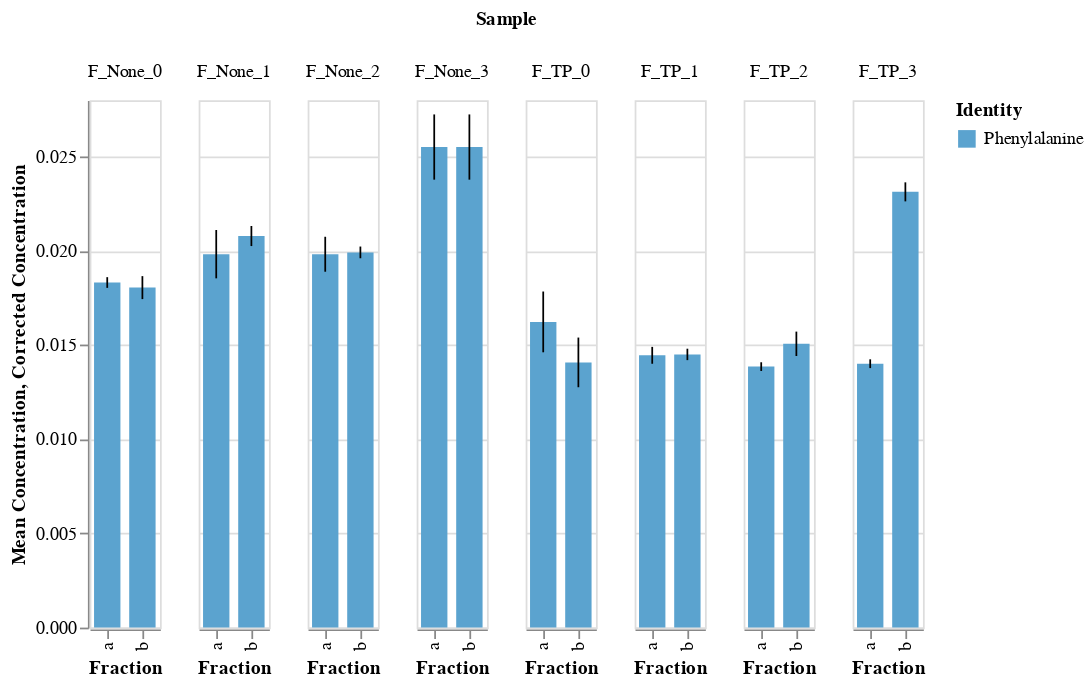

This figure's notebook cell:
### Code cell
# make plot for f samples

source = fdf[fdf['Identity']=="Phenylalanine"]

bars = alt.Chart(source).mark_bar(size=15).encode(
    x="Fraction:O",
    y=alt.Y('mean(Corrected Concentration):Q', title="Mean Concentration"),
    color="Identity:O"
).properties()

error_bars = alt.Chart(source).mark_errorbar(extent="stdev").encode(
    x="Fraction:O",
    y="Corrected Concentration:Q"
)

alt.layer(bars, error_bars).facet(
    column="Sample:O"
)

### Figure 1 — Vega-Lite specification as saved in the notebook (floating-point values rounded to 4 significant figures)
{"config": {"view": {"continuousWidth": 400, "continuousHeight": 300}}, "data": {"name": "data-484ec853cdc92fbfc49add9859aac941"}, "facet": {"column": {"type": "ordinal", "field": "Sample"}}, "spec": {"layer": [{"mark": {"type": "bar", "size": 15}, "encoding": {"color": {"type": "ordinal", "field": "Identity"}, "x": {"type": "ordinal", "field": "Fraction"}, "y": {"type": "quantitative", "aggregate": "mean", "field": "Corrected Concentration", "title": "Mean Concentration"}}}, {"mark": {"type": "errorbar", "extent": "stdev"}, "encoding": {"x": {"type": "ordinal", "field": "Fraction"}, "y": {"type": "quantitative", "field": "Corrected Concentration"}}}]}, "$schema": "https://vega.github.io/schema/vega-lite/v4.0.2.json", "datasets": {"data-484ec853cdc92fbfc49add9859aac941": [{"Sample": "F_None_0", "Fraction": "a", "Run": "run1", "Identity": "Phenylalanine", "Area": 44120000.0, "Apex RT": 1.68, "Area Ratio": 4.62, "Concentration": 4.62e-05, "Corrected Concentration": 0.01848}, {"Sample": "F_None_0", "Fraction": "a", "Run": "run2", "Identity": "Phenylalanine", "Area": 43660000.0, "Apex RT": 1.66, "Area Ratio": 4.623, "Concentration": 4.623e-05, "Corrected Concentration": 0.01849}, {"Sample": "F_None_0", "Fraction": "a", "Run": "run3", "Identity": "Phenylalanine", "Area": 43700000.0, "Apex RT": 1.65, "Area Ratio": 4.498, "Concentration": 4.498e-05, "Corrected Concentration": 0.01799}, {"Sample": "F_None_0", "Fraction": "b", "Run": "run1", "Identity": "Phenylalanine", "Area": 44700000.0, "Apex RT": 1.68, "Area Ratio": 4.52, "Concentration": 4.52e-05, "Corrected Concentration": 0.01808}, {"Sample": "F_None_0", "Fraction": "b", "Run": "run2", "Identity": "Phenylalanine", "Area": 43700000.0, "Apex RT": 1.66, "Area Ratio": 4.661, "Concentration": 4.661e-05, "Corrected Concentration": 0.01864}, {"Sample": "F_None_0", "Fraction": "b", "Run": "run3", "Identity": "Phenylalanine", "Area": 44080000.0, "Apex RT": 1.65, "Area Ratio": 4.356, "Concentration": 4.356e-05, "Corrected Concentration": 0.01743}, {"Sample": "F_None_1", "Fraction": "a", "Run": "run1", "Identity": "Phenylalanine", "Area": 42820000.0, "Apex RT": 1.65, "Area Ratio": 5.308, "Concentration": 5.308e-05, "Corrected Concentration": 0.02123}, {"Sample": "F_None_1", "Fraction": "a", "Run": "run2", "Identity": "Phenylalanine", "Area": 43700000.0, "Apex RT": 1.66, "Area Ratio": 4.881, "Concentration": 4.881e-05, "Corrected Concentration": 0.01952}, {"Sample": "F_None_1", "Fraction": "a", "Run": "run3", "Identity": "Phenylalanine", "Area": 45400000.0, "Apex RT": 1.67, "Area Ratio": 4.68, "Concentration": 4.68e-05, "Corrected Concentration": 0.01872}, {"Sample": "F_None_1", "Fraction": "b", "Run": "run1", "Identity": "Phenylalanine", "Area": 47570000.0, "Apex RT": 1.64, "Area Ratio": 5.331, "Concentration": 5.331e-05, "Corrected Concentration": 0.02132}, {"Sample": "F_None_1", "Fraction": "b", "Run": "run2", "Identity": "Phenylalanine", "Area": 46860000.0, "Apex RT": 1.64, "Area Ratio": 5.197, "Concentration": 5.197e-05, "Corrected Concentration": 0.02079}, {"Sample": "F_None_1", "Fraction": "b", "Run": "run3", "Identity": "Phenylalanine", "Area": 48240000.0, "Apex RT": 1.64, "Area Ratio": 5.064, "Concentration": 5.064e-05, "Corrected Concentration": 0.02026}, {"Sample": "F_None_2", "Fraction": "a", "Run": "run1", "Identity": "Phenylalanine", "Area": 40730000.0, "Apex RT": 1.61, "Area Ratio": 4.721, "Concentration": 4.721e-05, "Corrected Concentration": 0.01889}, {"Sample": "F_None_2", "Fraction": "a", "Run": "run2", "Identity": "Phenylalanine", "Area": 40370000.0, "Apex RT": 1.59, "Area Ratio": 5.185, "Concentration": 5.185e-05, "Corrected Concentration": 0.02074}, {"Sample": "F_None_2", "Fraction": "a", "Run": "run3", "Identity": "Phenylalanine", "Area": 39720000.0, "Apex RT": 1.59, "Area Ratio": 4.96, "Concentration": 4.96e-05, "Corrected Concentration": 0.01984}, {"Sample": "F_None_2", "Fraction": "b", "Run": "run1", "Identity": "Phenylalanine", "Area": 39570000.0, "Apex RT": 1.61, "Area Ratio": 5.014, "Concentration": 5.014e-05, "Corrected Concentration": 0.02006}, {"Sample": "F_None_2", "Fraction": "b", "Run": "run2", "Identity": "Phenylalanine", "Area": 37770000.0, "Apex RT": 1.56, "Area Ratio": 5.035, "Concentration": 5.035e-05, "Corrected Concentration": 0.02014}, {"Sample": "F_None_2", "Fraction": "b", "Run": "run3", "Identity": "Phenylalanine", "Area": 38140000.0, "Apex RT": 1.57, "Area Ratio": 4.891, "Concentration": 4.891e-05, "Corrected Concentration": 0.01956}, {"Sample": "F_None_3", "Fraction": "a", "Run": "run1", "Identity": "Phenylalanine", "Area": 34750000.0, "Apex RT": 1.52, "Area Ratio": 6.767, "Concentration": 6.767e-05, "Corrected Concentration": 0.02707}, {"Sample": "F_None_3", "Fraction": "a", "Run": "run2", "Identity": "Phenylalanine", "Area": 37030000.0, "Apex RT": 1.53, "Area Ratio": 6.456, "Concentration": 6.456e-05, "Corrected Concentration": 0.02582}, {"Sample": "F_None_3", "Fraction": "a", "Run": "run3", "Identity": "Phenylalanine", "Area": 39470000.0, "Apex RT": 1.55, "Area Ratio": 5.912, "Concentration": 5.912e-05, "Corrected Concentration": 0.02365}, {"Sample": "F_None_3", "Fraction": "b", "Run": "run1", "Identity": "Phenylalanine", "Area": 34750000.0, "Apex RT": 1.52, "Area Ratio": 6.767, "Concentration": 6.767e-05, "Corrected Concentration": 0.02707}, {"Sample": "F_None_3", "Fraction": "b", "Run": "run2", "Identity": "Phenylalanine", "Area": 37030000.0, "Apex RT": 1.53, "Area Ratio": 6.456, "Concentration": 6.456e-05, "Corrected Concentration": 0.02582}, {"Sample": "F_None_3", "Fraction": "b", "Run": "run3", "Identity": "Phenylalanine", "Area": 39470000.0, "Apex RT": 1.55, "Area Ratio": 5.912, "Concentration": 5.912e-05, "Corrected Concentration": 0.02365}, {"Sample": "F_TP_0", "Fraction": "a", "Run": "run1", "Identity": "Phenylalanine", "Area": 34650000.0, "Apex RT": 1.66, "Area Ratio": 4.519, "Concentration": 4.519e-05, "Corrected Concentration": 0.01808}, {"Sample": "F_TP_0", "Fraction": "a", "Run": "run2", "Identity": "Phenylalanine", "Area": 36930000.0, "Apex RT": 1.65, "Area Ratio": 3.879, "Concentration": 3.879e-05, "Corrected Concentration": 0.01552}, {"Sample": "F_TP_0", "Fraction": "a", "Run": "run3", "Identity": "Phenylalanine", "Area": 39240000.0, "Apex RT": 1.65, "Area Ratio": 3.774, "Concentration": 3.774e-05, "Corrected Concentration": 0.0151}, {"Sample": "F_TP_0", "Fraction": "b", "Run": "run1", "Identity": "Phenylalanine", "Area": 28180000.0, "Apex RT": 1.62, "Area Ratio": 3.896, "Concentration": 3.896e-05, "Corrected Concentration": 0.01558}, {"Sample": "F_TP_0", "Fraction": "b", "Run": "run2", "Identity": "Phenylalanine", "Area": 36130000.0, "Apex RT": 1.64, "Area Ratio": 3.383, "Concentration": 3.383e-05, "Corrected Concentration": 0.01353}, {"Sample": "F_TP_0", "Fraction": "b", "Run": "run3", "Identity": "Phenylalanine", "Area": 35950000.0, "Apex RT": 1.62, "Area Ratio": 3.281, "Concentration": 3.281e-05, "Corrected Concentration": 0.01312}, {"Sample": "F_TP_1", "Fraction": "a", "Run": "run1", "Identity": "Phenylalanine", "Area": 35330000.0, "Apex RT": 1.65, "Area Ratio": 3.738, "Concentration": 3.738e-05, "Corrected Concentration": 0.01495}, {"Sample": "F_TP_1", "Fraction": "a", "Run": "run2", "Identity": "Phenylalanine", "Area": 35290000.0, "Apex RT": 1.61, "Area Ratio": 3.52, "Concentration": 3.52e-05, "Corrected Concentration": 0.01408}, {"Sample": "F_TP_1", "Fraction": "a", "Run": "run3", "Identity": "Phenylalanine", "Area": 35950000.0, "Apex RT": 1.59, "Area Ratio": 3.583, "Concentration": 3.583e-05, "Corrected Concentration": 0.01433}, {"Sample": "F_TP_1", "Fraction": "b", "Run": "run1", "Identity": "Phenylalanine", "Area": 40410000.0, "Apex RT": 1.67, "Area Ratio": 3.568, "Concentration": 3.568e-05, "Corrected Concentration": 0.01427}, {"Sample": "F_TP_1", "Fraction": "b", "Run": "run2", "Identity": "Phenylalanine", "Area": 39240000.0, "Apex RT": 1.65, "Area Ratio": 3.712, "Concentration": 3.712e-05, "Corrected Concentration": 0.01485}, {"Sample": "F_TP_1", "Fraction": "b", "Run": "run3", "Identity": "Phenylalanine", "Area": 39550000.0, "Apex RT": 1.65, "Area Ratio": 3.597, "Concentration": 3.597e-05, "Corrected Concentration": 0.01439}, {"Sample": "F_TP_2", "Fraction": "a", "Run": "run1", "Identity": "Phenylalanine", "Area": 39310000.0, "Apex RT": 1.7, "Area Ratio": 3.529, "Concentration": 3.529e-05, "Corrected Concentration": 0.01412}, {"Sample": "F_TP_2", "Fraction": "a", "Run": "run2", "Identity": "Phenylalanine", "Area": 37460000.0, "Apex RT": 1.68, "Area Ratio": 3.419, "Concentration": 3.419e-05, "Corrected Concentration": 0.01368}, {"Sample": "F_TP_2", "Fraction": "a", "Run": "run3", "Identity": "Phenylalanine", "Area": 37890000.0, "Apex RT": 1.67, "Area Ratio": 3.444, "Concentration": 3.444e-05, "Corrected Concentration": 0.01378}, {"Sample": "F_TP_2", "Fraction": "b", "Run": "run1", "Identity": "Phenylalanine", "Area": 34710000.0, "Apex RT": 1.68, "Area Ratio": 3.951, "Concentration": 3.951e-05, "Corrected Concentration": 0.0158}, {"Sample": "F_TP_2", "Fraction": "b", "Run": "run2", "Identity": "Phenylalanine", "Area": 34890000.0, "Apex RT": 1.66, "Area Ratio": 3.646, "Concentration": 3.646e-05, "Corrected Concentration": 0.01458}, {"Sample": "F_TP_2", "Fraction": "b", "Run": "run3", "Identity": "Phenylalanine", "Area": 36030000.0, "Apex RT": 1.63, "Area Ratio": 3.704, "Concentration": 3.704e-05, "Corrected Concentration": 0.01481}, {"Sample": "F_TP_3", "Fraction": "a", "Run": "run1", "Identity": "Phenylalanine", "Area": 35060000.0, "Apex RT": 1.66, "Area Ratio": 3.435, "Concentration": 3.435e-05, "Corrected Concentration": 0.01374}, {"Sample": "F_TP_3", "Fraction": "a", "Run": "run2", "Identity": "Phenylalanine", "Area": 34020000.0, "Apex RT": 1.63, "Area Ratio": 3.532, "Concentration": 3.532e-05, "Corrected Concentration": 0.01413}, {"Sample": "F_TP_3", "Fraction": "a", "Run": "run3", "Identity": "Phenylalanine", "Area": 34840000.0, "Apex RT": 1.62, "Area Ratio": 3.54, "Concentration": 3.54e-05, "Corrected Concentration": 0.01416}, {"Sample": "F_TP_3", "Fraction": "b", "Run": "run1", "Identity": "Phenylalanine", "Area": 43160000.0, "Apex RT": 1.57, "Area Ratio": 5.72, "Concentration": 5.72e-05, "Corrected Concentration": 0.02288}, {"Sample": "F_TP_3", "Fraction": "b", "Run": "run2", "Identity": "Phenylalanine", "Area": 41670000.0, "Apex RT": 1.56, "Area Ratio": 5.929, "Concentration": 5.929e-05, "Corrected Concentration": 0.02372}, {"Sample": "F_TP_3", "Fraction": "b", "Run": "run3", "Identity": "Phenylalanine", "Area": 40520000.0, "Apex RT": 1.55, "Area Ratio": 5.702, "Concentration": 5.702e-05, "Corrected Concentration": 0.02281}]}}
